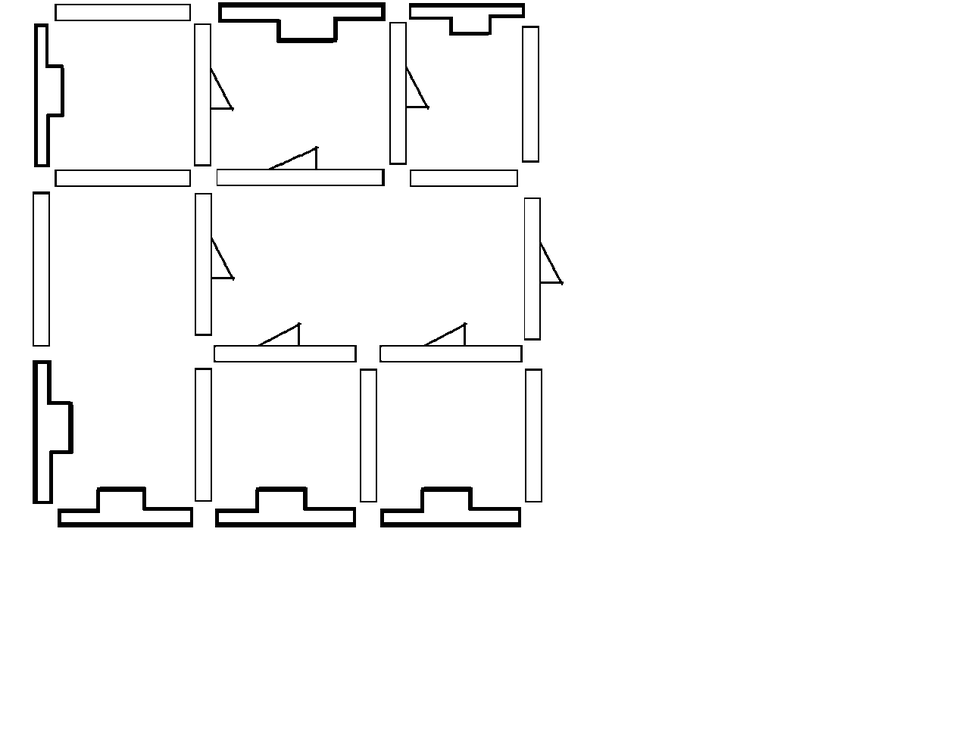
#> input picture 123.bmp, 965 x 731 px, shrunk from 1274 x 966 before the run
$ python main.py
#> lines starting #> are read from the running program, lines starting #| are printed output that depends on the picture; after the words box and inside, x2 and y2 are one past the last pixel; in counts of white or black regions, pixels touching at a corner belong together
import numpy
import cv2
import imutils

image = cv2.imread('123.bmp')
#> image is the input picture: shape (731, 965, 3); min 0, max 255, mean 248.2
gray = cv2.cvtColor(image, cv2.COLOR_BGR2GRAY)
gray = cv2.GaussianBlur(gray,(3, 3), 0)

edges = cv2.Canny(gray, 10, 250)
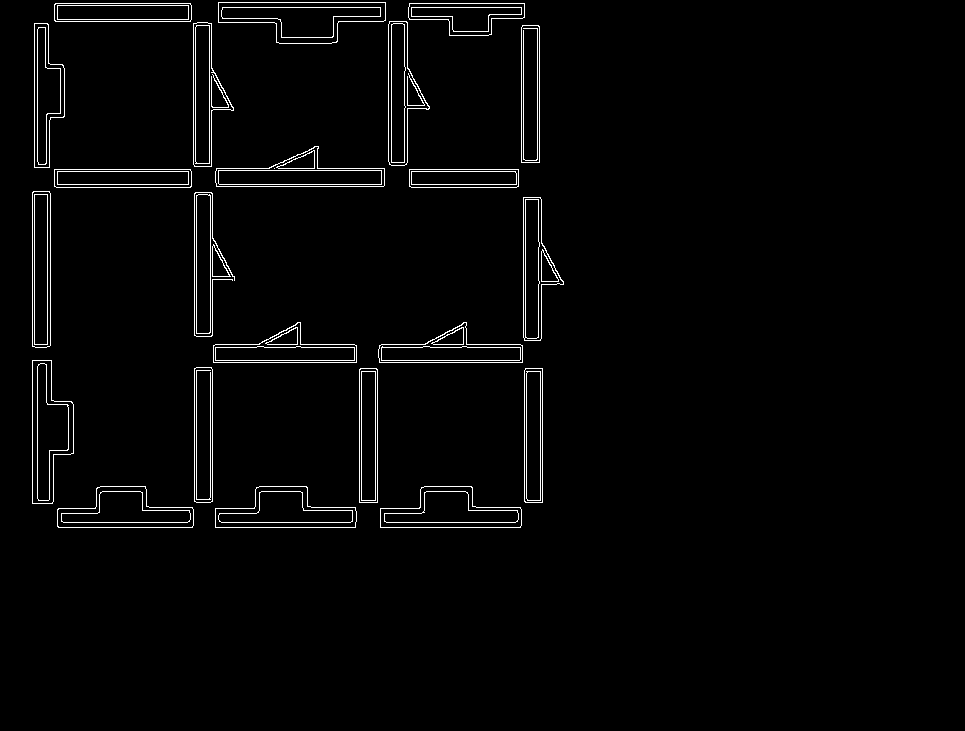
#> edges: shape (731, 965); 2.1% white in thin lines or dots, all inside (x1, y1, x2, y2) = (32, 2, 564, 528)
cv2.imwrite("edges.jpg", edges)

kernel = cv2.getStructuringElement(cv2.MORPH_RECT, (7, 7))
closed = cv2.morphologyEx(edges, cv2.MORPH_CLOSE, kernel)
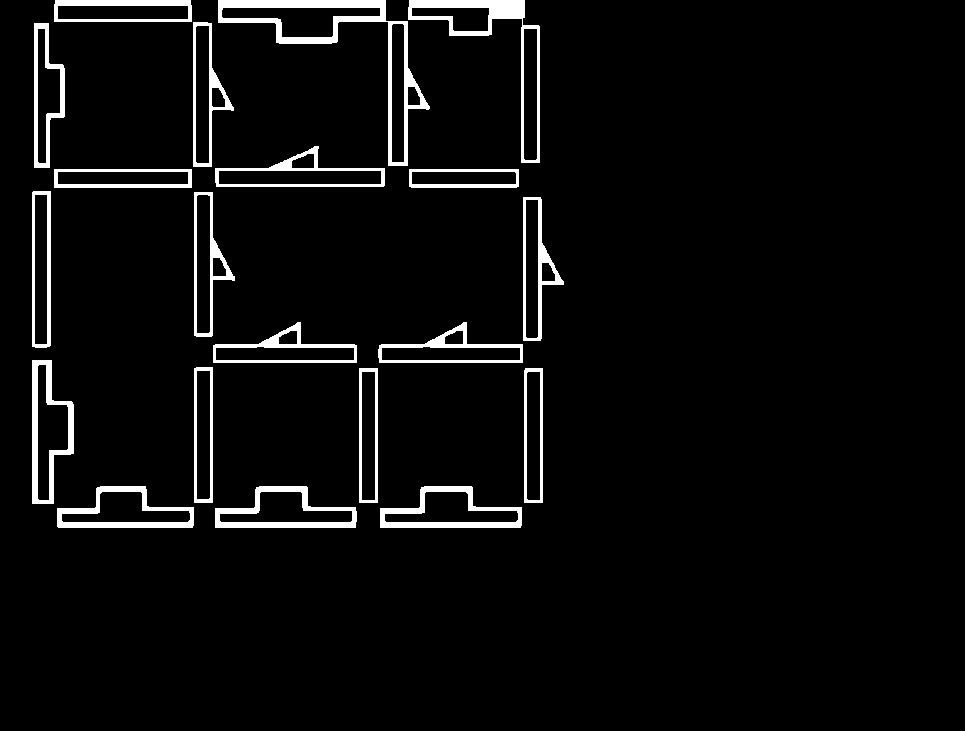
#> closed: shape (731, 965); 4.4% white; 20 white regions
cv2.imwrite("closed.jpg", closed)

cnts = cv2.findContours(closed.copy(), cv2.RETR_EXTERNAL, cv2.CHAIN_APPROX_SIMPLE)
#> cnts = 20 contours; largest, box (x1, y1, x2, y2) and area: (218, 0, 430, 166) 8108, (408, 0, 540, 163) 5300, (32, 360, 74, 504) 3979, (380, 486, 522, 528) 3871, (215, 486, 357, 528) 3864
cnts = imutils.grab_contours(cnts)


total = 0
wall = 0
door_wall = 0
window_wall = 0

for c in cnts:
    p = cv2.arcLength(c, True)
    approx = cv2.approxPolyDP(c, 0.02 * p, True)
    if len(approx) == 4:
        cv2.drawContours(image, [approx], -1, (0, 0, 255), 4)
        total += 1
        wall +=1
    if len(approx) == 7:
        cv2.drawContours(image, [approx], -1, (0, 255, 0), 4)
        total += 1
        door_wall +=1
    if len(approx) == 8:
        cv2.drawContours(image, [approx], -1, (255, 0, 0), 4)
        total += 1
        window_wall +=1
#> this loop made 20 passes
#> (p, approx) on passes 4, 5, 6, 12, 13, 14, 20: (303.4, [[525, 368], [524, 502], [542, 502], [542, 368]]), (304, [[359, 368], [359, 502], [377, 502], [377, 368]]), (305.4, [[196, 367], [194, 502], [212, 502], [212, 367]]), (345.7, [[33, 191], [32, 346], [46, 347], [50, 191]]), (252.8, [[409, 169], [411, 187], [518, 186], [518, 169]]), (310, [[54, 169], [54, 187], [191, 187], [191, 169]]), (314.8, [[54, 4], [54, 21], [191, 21], [190, 0]])
#> p on passes 1, 2, 3, 7, 8, 9: 359.3, 358.7, 348.7, 364.5, 352.8, 351.4
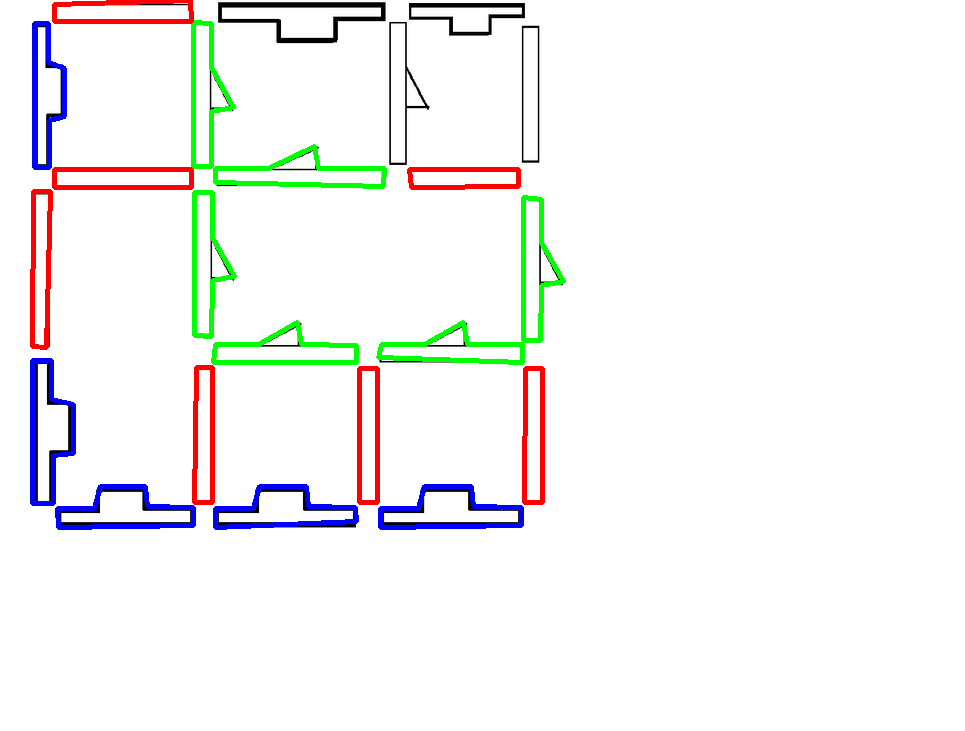
#> image: shape (731, 965, 3); 4.18% of pixels changed, all inside (x1, y1, x2, y2) = (30, 0, 566, 530)
#> after the loop, door_wall = 6; total = 18; wall = 7; window_wall = 5

print('total = ', total)
#| total =  18
print('wall(red) = ', wall)
#| wall(red) =  7
print('door_wall(green) = ', door_wall)
#| door_wall(green) =  6
print('window_wall(blue) = ', window_wall)
#| window_wall(blue) =  5
cv2.imwrite("test_final.jpg", image)
